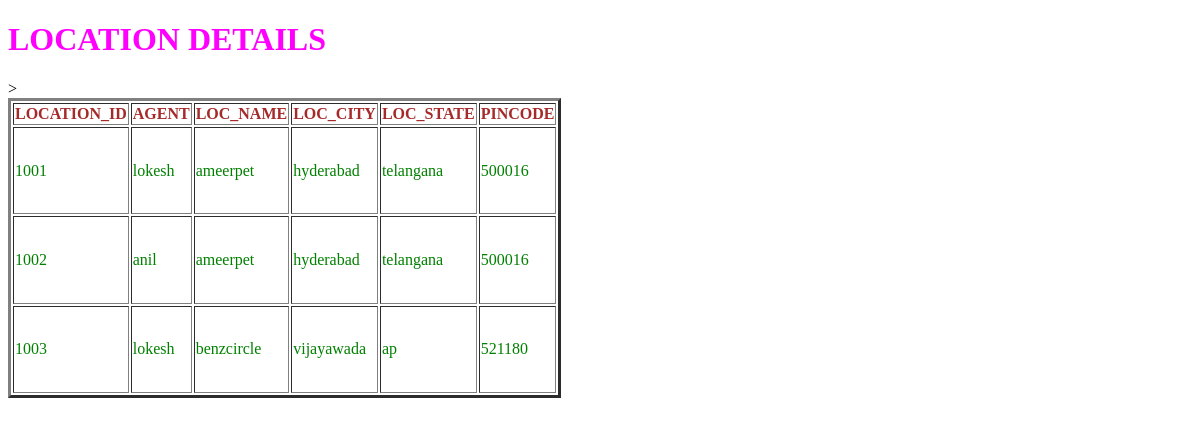
Page /locations/ on the committed database.
### agentapp/models.py (models this page shows, shortened)
class location(models.Model):
    locationid = models.CharField(max_length=30)
    agentloc = models.ForeignKey(agent, on_delete=models.CASCADE)
    locname = models.CharField(max_length=40)
    loccity = models.CharField(max_length=10)
    locstate = models.CharField(max_length=40)
    pincode = models.IntegerField(default=False)

class agent(models.Model):
    agentid = models.CharField(max_length=30, primary_key=True)
    firstname = models.CharField(max_length=10)
    lastname = models.CharField(max_length=10)
    experience = models.CharField(max_length=5)
    company = models.CharField(max_length=10)
    def __str__(self):
        return self.firstname

### agentapp/views.py (the view)
# urls.py: path('locations/', views.locations),
def locations(request):
    agentrecords2=location.objects.all()
    return render(request,'locations_display.html',{'agentrecord2':agentrecords2})

### templates/locations_display.html (shortened to what this page needs)
<!DOCTYPE html>
<html lang="en" dir="ltr">
{%load static%}
  <head>
    <link rel="stylesheet" href="{%static 'testapp2.css'%}">
  </head>
  <body>
    <h1>LOCATION DETAILS</h1>
    {% if agentrecord2 %}
    <table border="3",<canvas id="canvas" width="300" height="300"></canvas>>
      <thead>
        <th>LOCATION_ID</th>
        <th>AGENT</th>
        <th>LOC_NAME</th>
        <th>LOC_CITY</th>
        <th>LOC_STATE</th>
        <th>PINCODE</th>
      </thead>
      {% for agentsloc in agentrecord2 %}
      <tr>
        <td>{{agentsloc.locationid}}</td>
        <td>{{agentsloc.agentloc}}</td>
        <td>{{agentsloc.locname}}</td>
        <td>{{agentsloc.loccity}}</td>
        <td>{{agentsloc.locstate}}</td>
        <td>{{agentsloc.pincode}}</td>
      </tr>
      {% endfor%}
    </table>
    {%else%}
<p>NO LOCATION RECORD WILL BE FOUND </p>
  {% endif %}
  </body>
</html>

### agentapp/static/testapp2.css (style rules this page uses)
body { background: url(https://images.unsplash.com/photo-1540821924489-7690c70c4eac?ixlib=rb-0.3.5&ixid=eyJhcHBfaWQiOjEyMDd9&s=4a19ba2f6bc2b6b8e2120c0baa703e23&auto=format&fit=crop&w=1382&q=80); background-repeat: no-repeat; background-size: cover; }
h1 { color: fuchsia; }
thead { color: brown; }
td { color: green; }

### rows in the picture
location: locationid "1001", agentloc "lokesh", locname "ameerpet", loccity "hyderabad", locstate "telangana", pincode "500016"
location: locationid "1002", agentloc "anil", locname "ameerpet", loccity "hyderabad", locstate "telangana", pincode "500016"
location: locationid "1003", agentloc "lokesh", locname "benzcircle", loccity "vijayawada", locstate "ap", pincode "521180"
